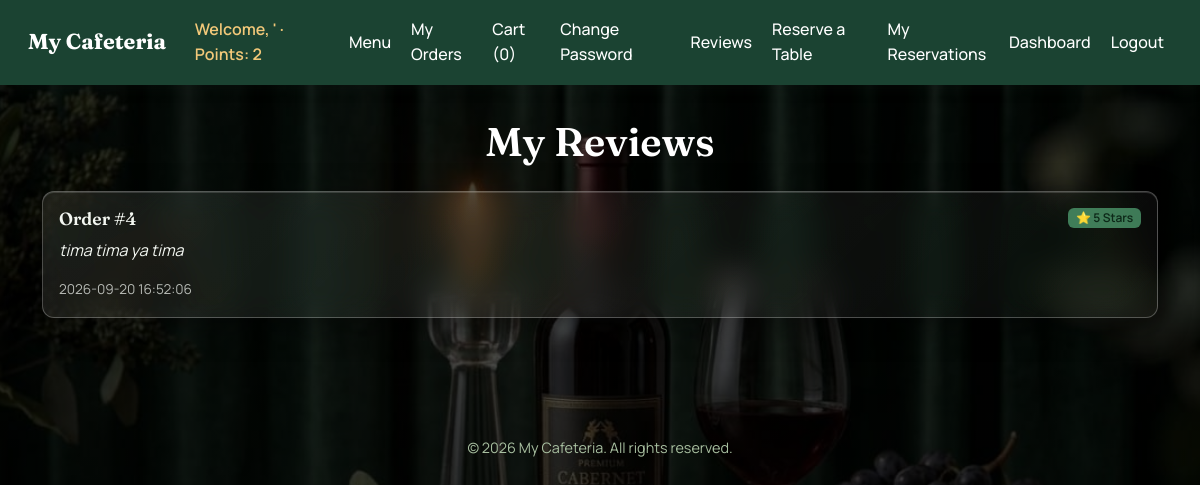
Screenshot of /view_my_reviews (signed in) with the database file from the repository.
### tables this page shows
CREATE TABLE reviews (
    id INTEGER PRIMARY KEY AUTOINCREMENT,
    user_id INTEGER NOT NULL,
    order_id INTEGER NOT NULL,
    rating INTEGER NOT NULL CHECK(rating >= 1 AND rating <= 5),
    comment TEXT,
    created_at DATETIME DEFAULT CURRENT_TIMESTAMP,
    FOREIGN KEY (user_id) REFERENCES users(id),
    FOREIGN KEY (order_id) REFERENCES orders(id)
    
);

### app.py (the view)
@app.route("/view_my_reviews")
@login_required
def view_reviews():
    user_id = session.get('user_id')
    reviews = db.execute("SELECT * FROM reviews WHERE user_id = ? ORDER BY created_at DESC", user_id)
    return render_template("view_my_reviews.html", reviews=reviews)

### app.py (called while the page is built)
@app.context_processor
def inject_flash_helpers():
    def flash_class(category):
        mapping = {
            "success": "success",
            "warning": "warning",
            "info": "info",
            "danger": "danger",
            "error": "danger",
        }
        return mapping.get(category or "", "info")
    def format_price(value):
        formatted = f"{float(value):.2f}"
        return formatted.rstrip("0").rstrip(".")
    return {"flash_class": flash_class, "format_price": format_price}

def login_required(func):
    @wraps(func)
    def decorator(*args, **kwargs):
        if session.get("user_id") is None:
            flash('you need to login first!', 'warning')
            return redirect("/login")
        return func(*args, **kwargs)
    return decorator

### templates/view_my_reviews.html (shortened to what this page needs)
{% extends "base.html" %}
{% block content %}
<div class="container reviews-page">
    <h1 class="mb-4 text-center">My Reviews</h1>
    {% if reviews %}
        <div class="row g-3">
            {% for review in reviews %}
            <div class="col-12">
                <div class="card review-card">
                    <div class="card-body">
                        <div class="d-flex justify-content-between align-items-start flex-wrap gap-2 mb-2">
                            <h5 class="card-title mb-0">Order #{{ review.order_id }}</h5>
                            <span class="badge rating-badge">⭐ {{ review.rating }} Stars</span>
                        </div>
                        <p class="card-text review-comment">{{ review.comment }}</p>
                        <p class="card-text review-meta mb-0">{{ review.created_at }}</p>
                    </div>
                </div>
            </div>
            {% endfor %}
        </div>
    {% else %}
        <p class="text-center text-muted fs-5 py-5 mb-0">You have not submitted any reviews yet.</p>
    {% endif %}
</div>
{% endblock %}

### static/style.css (style rules this page uses)
:root { --color-primary: #1B4332; --color-primary-light: #2D6A4F; --color-primary-dark: #0D2818; --color-secondary: #7C9473; --color-secondary-light: #A8BFA0; --color-secondary-dark: #5A7052; --color-background: #0B3541; --color-surface: #C6D4B0; --color-card: #FFFFFF; --color-card-border: #A9BC8E; --color-card-muted: #DDD2B9; --color-navy: #16213E; --color-text: #1C2A20; --color-text-muted: #5B6B5C; --color-text-on-primary: #FFFFFF; --color-accent: #7485b43f; --color-accent-light: #64ca8f94; --color-accent-dark: #3c446b; --color-success: #2B8C55; --color-warning: #C1682F; --color-danger: #B3403A; --color-info: #3E6FA0; --shadow-sm: 0 1px 3px rgba(28, 42, 32, 0.10); --shadow-md: 0 4px 14px rgba(28, 42, 32, 0.16); --radius-sm: 6px; --radius-md: 12px; --font-heading: 'Fraunces', Georgia, serif; --font-body: 'Manrope', -apple-system, BlinkMacSystemFont, "Segoe UI", sans-serif; --glass-bg: linear-gradient(135deg, rgba(255,255,255,0.09), rgba(255,255,255,0.03)); --glass-border: rgba(255, 255, 255, 0.26); --glass-blur: blur(16px) saturate(160%); --glass-shadow: 0 8px 32px rgba(0, 0, 0, 0.35), inset 0 1px 0 rgba(255,255,255,0.14); --glass-shadow-hover: 0 14px 44px rgba(0, 0, 0, 0.45), inset 0 1px 0 rgba(255,255,255,0.18); --color-text-glass: #F3F7F1; --color-text-glass-muted: rgba(243, 247, 241, 0.72); --color-neon: #34E3A1; --color-neon-glow: rgba(52, 227, 161, 0.55); --color-neon-glow-soft: rgba(52, 227, 161, 0.28); --glass-input-bg: rgba(0, 0, 0, 0.28); --glass-input-border: rgba(255, 255, 255, 0.30); --color-label: #20afb4; }
* { box-sizing: border-box; }
body { margin: 0; background-image: linear-gradient(rgba(0, 0, 0, 0.7), rgba(0, 0, 0, 0.7)), url('images/B.jpg'); background-size: cover; background-position: center; background-repeat: no-repeat; background-attachment: fixed; color: var(--color-text-on-primary); font-family: var(--font-body); line-height: 1.6; }
h1, h2, h3, h4, h5, h6 { font-family: var(--font-heading); color: var(--color-text-on-primary); font-weight: 600; line-height: 1.25; }
.card { background: var(--glass-bg); border: 1px solid var(--glass-border); border-radius: var(--radius-md); box-shadow: var(--glass-shadow); backdrop-filter: var(--glass-blur); -webkit-backdrop-filter: var(--glass-blur); color: var(--color-text-glass); }
.card-title { font-family: var(--font-heading); color: var(--color-text-glass); }
.reviews-page { padding-top: 2rem; padding-bottom: 3rem; }
.review-card .card-title { font-size: 1.1rem; }
.rating-badge { background-color: var(--color-accent-light); color: var(--color-primary-dark); font-weight: 600; white-space: nowrap; }
.review-comment { color: var(--color-text-glass); font-style: italic; }
.review-meta { color: var(--color-text-glass-muted); font-size: 0.85rem; }

### rows the page displays
reviews: order_id "4", rating "5", comment "tima tima ya tima", created_at "2026-09-20 16:52:06"

### other values shown
{{ session['user_name'] }} "'"
{{ session["points"] }} "2"
{{ session['cart']|length if session.get('cart') else 0 }} "0"
